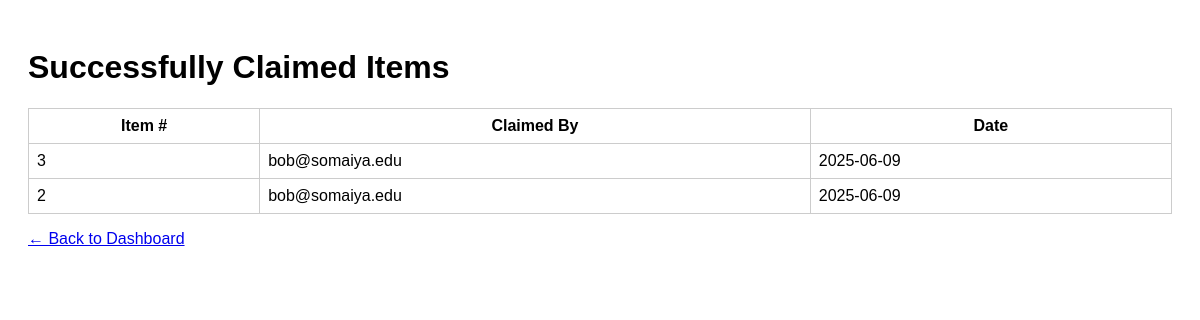
Before: /found-items (signed in) with the older database file.
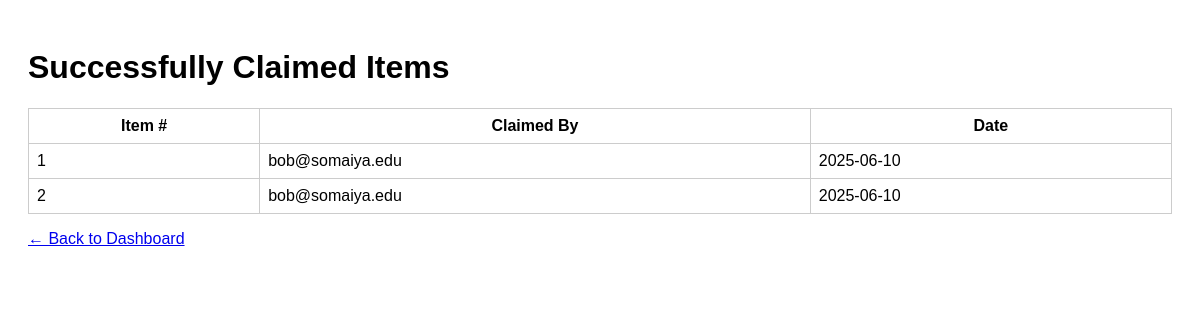
After: the same page with the newer database file.
### app.py (models this page shows)
class ClaimRequest(db.Model):
    id          = db.Column(db.Integer, primary_key=True)
    user_email  = db.Column(db.String, nullable=False)
    report_id   = db.Column(db.Integer, db.ForeignKey('report.id'), nullable=False)
    status      = db.Column(db.String, nullable=False, default='pending')
    timestamp   = db.Column(db.DateTime, server_default=db.func.now())
    report      = db.relationship('Report', backref=db.backref('claim_requests', lazy=True))

### app.py (the view)
@app.route('/found-items')
@login_required
def items_found():
    accepted = ClaimRequest.query.filter_by(status='accepted').all()
    return render_template('itemsfound.html', accepted=accepted)

### app.py (called while the page is built)
@app.context_processor
def inject_globals():
    return {
        'email': session.get('email'),
        'roles': session.get('roles', []),
        'today': date.today()
    }

def login_required(f):
    @wraps(f)
    def wrapper(*args, **kwargs):
        if 'email' not in session:
            return redirect(url_for('do_login'))
        return f(*args, **kwargs)
    return wrapper

### Templates/itemsfound.html (shortened to what this page needs)
<!DOCTYPE html>
<html lang="en">
<head>
</head>
<body>
  <h1>Successfully Claimed Items</h1>
  <table>
    <tr><th>Item #</th><th>Claimed By</th><th>Date</th></tr>
    {% for c in accepted %}
      <tr>
        <td>{{ c.report_id }}</td>
        <td>{{ c.user_email }}</td>
        <td>{{ c.timestamp.strftime('%Y-%m-%d') }}</td>
      </tr>
    {% endfor %}
  </table>
  <p><a href="{{ url_for('show_home') }}">← Back to Dashboard</a></p>
</body>
</html>

Changed rows visible on the page:
removed ClaimRequest: report_id "2", user_email "bob@somaiya.edu", timestamp "2025-06-09"
now on this page (row edited): ClaimRequest: report_id "1", user_email "bob@somaiya.edu", timestamp "2025-06-10"
changed ClaimRequest (number 2 of 2 on the later page): report_id "3" → "2"; timestamp "2025-06-09" → "2025-06-10"
